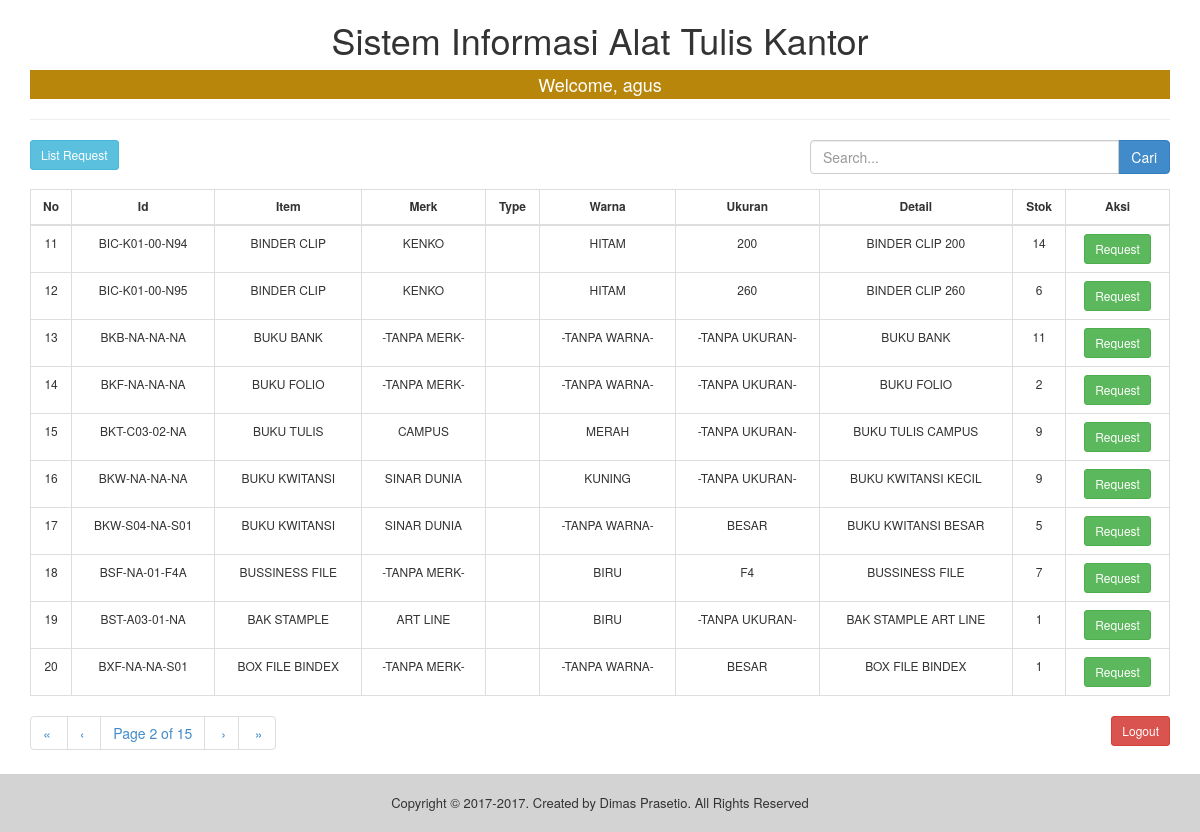
Screenshot of /index.php?pagination=true&page=2 (signed in) with the database file from the repository.
### tables this page shows
CREATE TABLE `tbl_inventory` (
  `id` varchar(20) NOT NULL,
  `item` varchar(100) NOT NULL,
  `merk` varchar(45) NOT NULL,
  `type` varchar(45) DEFAULT NULL,
  `warna` varchar(45) DEFAULT NULL,
  `ukuran` varchar(45) DEFAULT NULL,
  `detail` varchar(300) DEFAULT NULL,
  `stok` int(4) NOT NULL,
  `satuan` varchar(10) NOT NULL,
  `stok_min` int(4) NOT NULL,
  `updated_by` varchar(45) NOT NULL,
  `updated_date` varchar(45) NOT NULL,
  PRIMARY KEY (`id`)
);

### index.php (the view, shortened to what this page needs)
<?php
if(@$_SESSION['username']){
?>
<!doctype html>
<html>
    <head>
        <link rel="stylesheet" href="css/bootstrap.min.css"/>
    </head>
    <body>
        <?php
        include 'inc/pagination1.php';
        include 'inc/koneksi.php';
        if(isset($_REQUEST['keyword']) && $_REQUEST['keyword']<>""){
            $keyword=$_REQUEST['keyword'];
            $reload = "index.php?pagination=true&keyword=$keyword";
            $sql =  "SELECT * FROM tbl_inventory WHERE item LIKE '%$keyword%' or merk LIKE '%$keyword%'";
            $result = mysqli_query($koneksi,$sql);
        }else{
            $reload = "index.php?pagination=true";
            $sql =  "SELECT * FROM tbl_inventory";
            $result = mysqli_query($koneksi, $sql);
        }
        $rpp = 10;
        $page = intval($_GET["page"]);
        $tcount = mysqli_num_rows($result);
        $tpages = ($tcount) ? ceil($tcount/$rpp) : 1;
        $count = 0;
        $i = ($page-1)*$rpp;
        $no_urut = ($page-1)*$rpp;
        ?>
        <div class="container">
        <center><h1>Sistem Informasi Alat Tulis Kantor</h1>
        <h4>Welcome, <?php echo $_SESSION['username'] ?></h4>
        </center><hr>
            <div class="row">
                <div class="col-lg-8">
                    <a href="inc/list_request.php"><button class="btn btn-info btn-sm">List Request</button></a>
                </div>
                <div class="col-lg-4 text-right">
                    <form method="post" action="index.php">
                        <div class="form-group input-group">
                            <input type="text" name="keyword" class="form-control" placeholder="Search..." value="<?php echo $_REQUEST['keyword']; ?>">
                            <span class="input-group-btn">
                                <button class="btn btn-primary" type="submit">Cari
                                </button>
                            </span>
                        </div>
                    </form>
                </div>
            </div>
            <div class="table-responsive">
            <table class="table table-bordered">
                <thead>
                    <tr>
                        <th>No</th>
                        <th>Id</th>
                        <th>Item</th>
                        <th>Merk</th>
                        <th>Type</th>
                        <th>Warna</th>
                        <th>Ukuran</th>
                        <th>Detail</th>
                        <th>Stok</th>
                        <th>Aksi</th>
                    </tr>
                </thead>
                <tbody>
                    <?php
                    while(($count<$rpp) && ($i<$tcount)) {
                        mysqli_data_seek($result,$i);
                        $data = mysqli_fetch_array($result);
                    ?>
                    <tr>
                        <td><?php echo ++$no_urut;?></td>
                        <td><?php echo $data['id']; ?></td>
                        <td><?php echo $data['item']; ?></td>
                        <td><?php echo $data['merk']; ?></td>
                        <td><?php echo $data['type']; ?></td>
                        <td><?php echo $data['warna']; ?></td>
                        <td><?php echo $data['ukuran']; ?></td>
                        <td><?php echo $data['detail']; ?></td>
                        <td><?php echo $data['stok']; ?></td>
                        <td><a href="inc/request.php?id=<?php echo $data['id']; ?>"><button class="btn btn-success btn-sm">Request</button></a></td>
                    </tr>
                    <?php
                        $i++;
                        $count++;
                    }
                    ?>
                </tbody>
            </table>
            </div>
            <div class="row">
                <div class="col-md-8">
                    <?php echo paginate_one($reload, $page, $tpages); ?>
                </div>
                <div class="col-md-4 text-right">
                    <a href="inc/logout.php"><button class="btn btn-danger btn-sm">Logout</button></a>
                </div><br>
            </div>
        </div>
        <div id="footer">
          Copyright &copy; 2017-<?php echo date('Y'); ?>. Created by Dimas Prasetio. All Rights Reserved
        </div>
    </body>
</html>
<?php
}else{
  header("location:inc/login.php");
}
?>

### index.php (style rules this page uses)
#footer { text-align: center; padding: 20px; background-color: #D3D3D3; font-size: 13px; }
table,tr,th,td { text-align: center; font-size: 12px; }
h4 { color: white; background-color: #B8860B; padding: 5px; }

### rows the page displays
tbl_inventory: id "BIC-K01-00-N94", item "BINDER CLIP", merk "KENKO", warna "HITAM", ukuran "200", detail "BINDER CLIP 200", stok "14"
tbl_inventory: id "BIC-K01-00-N95", item "BINDER CLIP", merk "KENKO", warna "HITAM", ukuran "260", detail "BINDER CLIP 260", stok "6"
tbl_inventory: id "BKB-NA-NA-NA", item "BUKU BANK", merk "-TANPA MERK-", warna "-TANPA WARNA-", ukuran "-TANPA UKURAN-", detail "BUKU BANK", stok "11"
tbl_inventory: id "BKF-NA-NA-NA", item "BUKU FOLIO", merk "-TANPA MERK-", warna "-TANPA WARNA-", ukuran "-TANPA UKURAN-", detail "BUKU FOLIO", stok "2"
tbl_inventory: id "BKT-C03-02-NA", item "BUKU TULIS", merk "CAMPUS", warna "MERAH", ukuran "-TANPA UKURAN-", detail "BUKU TULIS CAMPUS", stok "9"
tbl_inventory: id "BKW-NA-NA-NA", item "BUKU KWITANSI", merk "SINAR DUNIA", warna "KUNING", ukuran "-TANPA UKURAN-", detail "BUKU KWITANSI KECIL", stok "9"
tbl_inventory: id "BKW-S04-NA-S01", item "BUKU KWITANSI", merk "SINAR DUNIA", warna "-TANPA WARNA-", ukuran "BESAR", detail "BUKU KWITANSI BESAR", stok "5"
tbl_inventory: id "BSF-NA-01-F4A", item "BUSSINESS FILE", merk "-TANPA MERK-", warna "BIRU", ukuran "F4", detail "BUSSINESS FILE", stok "7"
tbl_inventory: id "BST-A03-01-NA", item "BAK STAMPLE", merk "ART LINE", warna "BIRU", ukuran "-TANPA UKURAN-", detail "BAK STAMPLE ART LINE", stok "1"
tbl_inventory: id "BXF-NA-NA-S01", item "BOX FILE BINDEX", merk "-TANPA MERK-", warna "-TANPA WARNA-", ukuran "BESAR", detail "BOX FILE BINDEX", stok "1"

### other values shown
$_SESSION['username'] "agus"
$firstlabel "«"
$prevlabel "‹"
$page "2"
$tpages "15"
$nextlabel "›"
$lastlabel "»"
